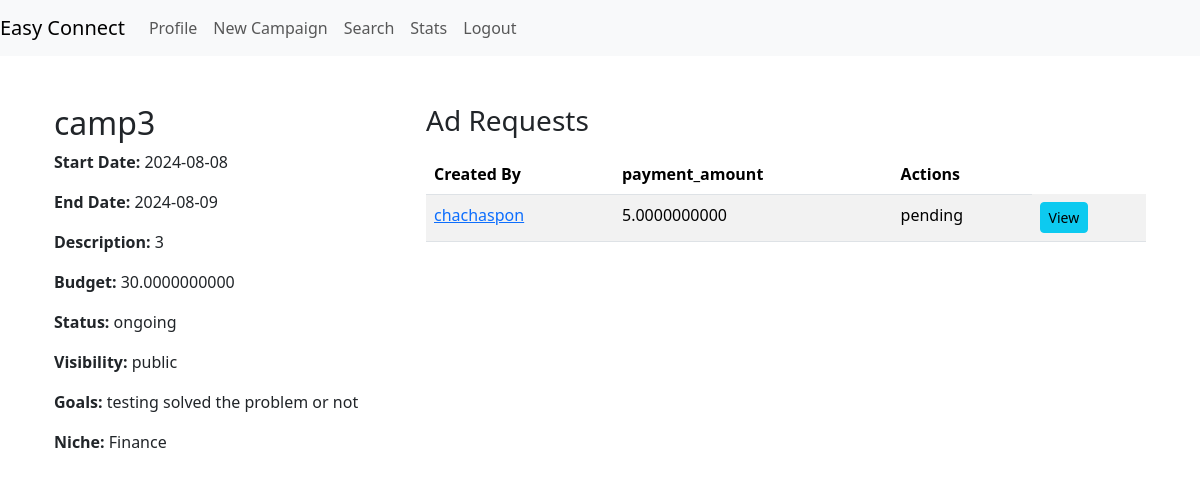
/campaign_details/3 (signed in), run on an earlier commit of the app's database.
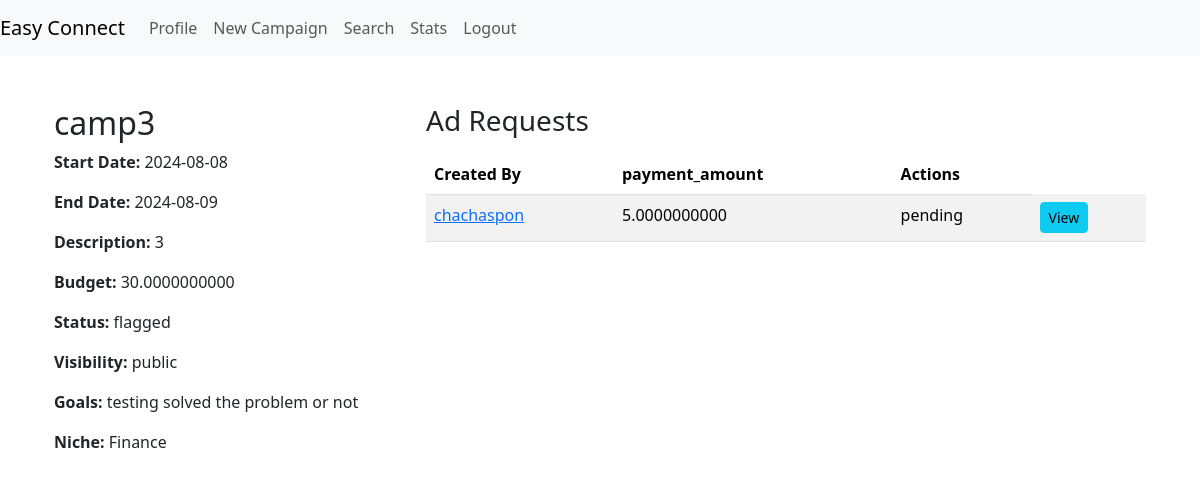
And on a later commit of the database.
### models.py (models this page shows)
class Campaign(db.Model):
    __tablename__ = 'campaign'
    campaign_id = db.Column(db.Integer, primary_key=True, autoincrement=True)
    sponsor_id = db.Column(db.Integer, db.ForeignKey('sponsors.sponsor_id'), nullable=False)
    name = db.Column(db.String(32),unique=True, nullable=False)
    description = db.Column(db.String(128))
    start_date = db.Column(db.Date)
    end_date = db.Column(db.Date)
    budget = db.Column(db.Float(10, 2), nullable=False)
    visibility = db.Column(Enum('private', 'public', name='visibility_types'), default='public', nullable=False)
    goals = db.Column(db.String(128))
    niche = db.Column(db.String(32),nullable=False)
    campaign_status = db.Column(Enum('ongoing', 'flagged', 'deleted', 'completed' ,name='campaign_status_types'), default='ongoing', nullable=False)
    sponsor = db.relationship('Sponsor', backref=db.backref('campaigns', lazy=True))

class AdRequest(db.Model):
    __tablename__ = 'ad_request'
    ad_request_id = db.Column(db.Integer, primary_key=True, autoincrement=True)
    campaign_id = db.Column(db.Integer, db.ForeignKey('campaign.campaign_id'), nullable=False)
    created_by = db.Column(db.Integer, db.ForeignKey('user.id'), nullable=False)
    created_for = db.Column(db.Integer, db.ForeignKey('user.id'), nullable=False)
    messages = db.Column(db.String(64))
    requirements = db.Column(db.String(128))
    payment_amount = db.Column(db.Float(10, 2))
    status = db.Column(Enum('ongoing', 'pending', 'flagged', 'deleted', 'completed', 'rejected' ,name='ad_request_status_types'), default='pending', nullable=False)
    campaign = db.relationship('Campaign', backref=db.backref('ad_requests', lazy=True))
    creator = db.relationship('User', foreign_keys=[created_by], backref=db.backref('created_ad_requests', lazy=True))
    recipient = db.relationship('User', foreign_keys=[created_for], backref=db.backref('received_ad_requests', lazy=True))

class User(db.Model):
    __tablename__ = 'user'
    id = db.Column(db.Integer, primary_key=True, autoincrement=True)
    role_id = db.Column(db.Integer, db.ForeignKey('user_role.role_id'), nullable=False)
    username = db.Column(db.String(32), nullable=False, unique=True)
    email_id = db.Column(db.String(64), unique=True, nullable=False)
    password = db.Column(db.String(64), nullable=False)
    is_flagged = db.Column(db.Boolean ,default=False)
    role = db.relationship('UserRole', backref=db.backref('users', lazy=True))

### routes.py (the view)
@app.route('/campaign_details/<int:campaign_id>')
@auth_rep
def campaign_details(campaign_id):
    campaign = Campaign.query.get_or_404(campaign_id)
    requests = AdRequest.query.filter_by(campaign_id=campaign_id)
    return render_template('campaign_details.html', campaign=campaign,requests=requests)

### routes.py (called while the page is built)
def auth_rep(func):
    @wraps(func)
    def inner(*args,**kwargs):
        if 'user_id' in session:
            user = User.query.get(session['user_id'])
            if user.is_flagged:
                flash('Your account is flagged and cannot perform this action.', 'error')
                return redirect(url_for('login'))
            return func(*args,**kwargs)
        else:
            flash('You are not logged in,Please login to proceed','error')
            return redirect(url_for('login'))
    return inner

### templates/campaign_details.html (shortened to what this page needs)
{% extends 'layout.html' %}
{% block content %}
<div class="container">
    <div class="row">
        <div class="col-md-4">
            <h2>{{ campaign.name }}</h2>
            <p><strong>Start Date:</strong> {{ campaign.start_date }}</p>
            <p><strong>End Date:</strong> {{ campaign.end_date }}</p>
            <p><strong>Description:</strong> {{ campaign.description }}</p>
            <p><strong>Budget:</strong> {{ campaign.budget }}</p>
            <p><strong>Status:</strong> {{ campaign.campaign_status }}</p>
            <p><strong>Visibility:</strong> {{ campaign.visibility }}</p>
            <p><strong>Goals:</strong> {{ campaign.goals }}</p>
            <p><strong>Niche:</strong> {{ campaign.niche }}</p>
        </div>
        <div class="col-md-8">
            <div class="d-flex justify-content-between align-items-center">
                <h3>Ad Requests</h3>
            </div>
            <table class="table table-striped mt-2">
                <thead>
                    <tr>
                        <th>Created By</th>
                        <th>payment_amount</th>
                        <th>Actions</th>
                    </tr>
                </thead>
                <tbody>
                    {% for request in requests %}
                    <tr>
                        <td><a href="{{ url_for('view_profile', user_id=request.created_by) }}">{{ request.creator.username }}</a></td>
                        <td>{{ request.payment_amount }}</td>
                        <td>{{ request.status}}</td>
                        <td>
                            <a href="{{ url_for('ad_request_details', request_id=request.ad_request_id) }}" class="btn btn-info btn-sm">View</a>
                        </td>
                    </tr>
                    {% endfor %}
                </tbody>
            </table>
        </div>
    </div>
</div>
{% endblock %}

### templates/layout.html (shortened to what this page needs)
<!DOCTYPE html>
<html lang="en">
<head>
    <link href="https://cdn.jsdelivr.net/npm/bootstrap@5.3.3/dist/css/bootstrap.min.css" rel="stylesheet">
</head>
<body>
    {% if 'role_id' in session %}
        {% if session.role_id == 1 %}
            {% include 'nav_admin.html' %}
        {% elif session.role_id == 3 %}
            {% include 'nav_inf.html' %}
        {% elif session.role_id == 2 %}
            {% include 'nav_spon.html' %}
        {% else %}
            {% include 'navbar.html' %}
        {% endif %}
    {% else %}
        {% include 'navbar.html' %}
    {% endif %}
    <div class="container mt-5">
        {% block content %}{% endblock %}
    </div>
</body>
</html>

### templates/nav_spon.html (shortened to what this page needs)
<nav class="navbar navbar-expand-lg navbar-light bg-light">
    <a class="navbar-brand" href="{{ url_for('sponsor_dashboard')}} ">Easy Connect</a>
    <div class="collapse navbar-collapse" id="navbarNav">
        <ul class="navbar-nav me-auto mb-2 mb-lg-0">
            <li class="nav-item">
                <a class="nav-link" href="{{ url_for('user_profile',user_id=session.user_id) }}">Profile</a>
            </li>
            <li class="nav-item">
                <a class="nav-link" href="{{ url_for('create_campaign') }}">New Campaign</a>
            </li>
            <li class="nav-item">
                <a class="nav-link" href="{{ url_for('sponsor_search') }}">Search</a>
            </li>
            <li class="nav-item">
                <a class="nav-link" href="{{ url_for('stats') }}">Stats</a>
            </li>
            <li class="nav-item">
                <a class="nav-link" href="{{ url_for('logout') }}">Logout</a>
            </li>
        </ul>
    </div>
</nav>

What changed in the data, as far as the page shows it:
changed Campaign "camp3": campaign_status "ongoing" → "flagged"
